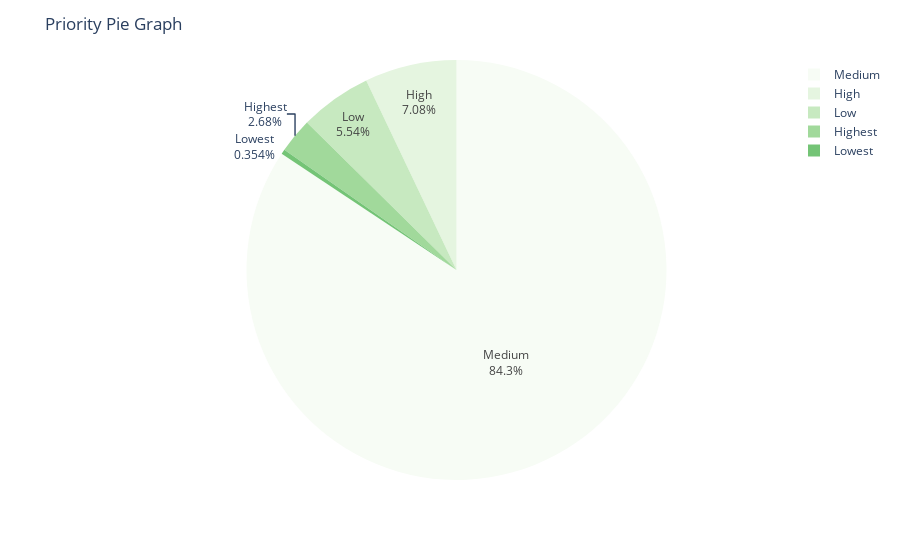

The code cell stored with this chart in its notebook:
### Code cell
import plotly.express as px
priority_value_counts = df["Priority"].value_counts()
fig = px.pie(values=priority_value_counts.values, 
             names=priority_value_counts.index,
             color_discrete_sequence=px.colors.sequential.Greens)
fig.update_traces(textfont_size=11,
                  textinfo='percent+label')
fig.update_layout(title_text="Priority Pie Graph",
                  uniformtext_minsize=12, 
                  uniformtext_mode='hide')
fig.show()

### Figure 1 — Plotly figure (JSON) as saved in the notebook; plotly's stock layout.template omitted (floating-point values rounded to 4 significant figures)
{"data": [{"domain": {"x": [0, 1], "y": [0, 1]}, "hovertemplate": "label=%{label}<br>value=%{value}<extra></extra>", "labels": ["Medium", "High", "Low", "Highest", "Lowest"], "legendgroup": "", "name": "", "showlegend": true, "textfont": {"size": 11}, "textinfo": "percent+label", "type": "pie", "values": [2861, 240, 188, 91, 12]}], "layout": {"legend": {"tracegroupgap": 0}, "margin": {"t": 60}, "piecolorway": ["rgb(247,252,245)", "rgb(229,245,224)", "rgb(199,233,192)", "rgb(161,217,155)", "rgb(116,196,118)", "rgb(65,171,93)", "rgb(35,139,69)", "rgb(0,109,44)", "rgb(0,68,27)"], "title": {"text": "Priority Pie Graph"}, "uniformtext": {"minsize": 12, "mode": "hide"}}}
